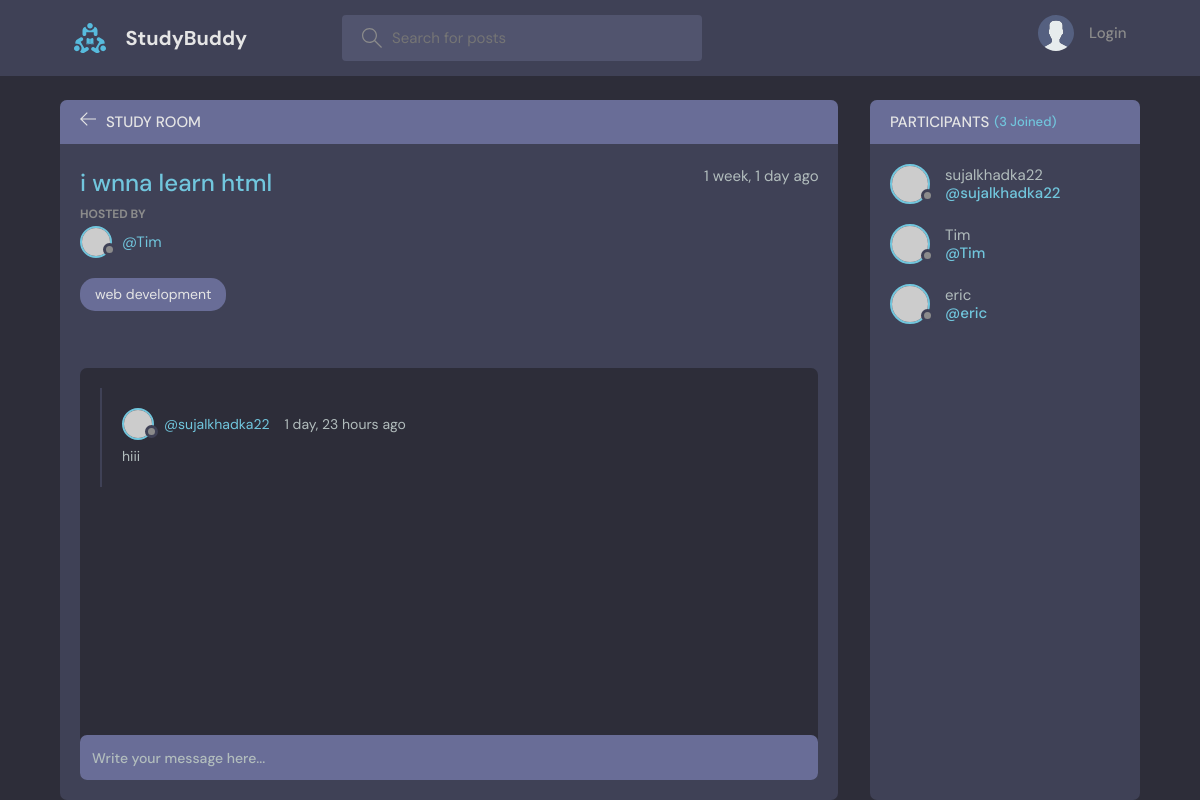
The page /room/3/ on the database as committed earlier.
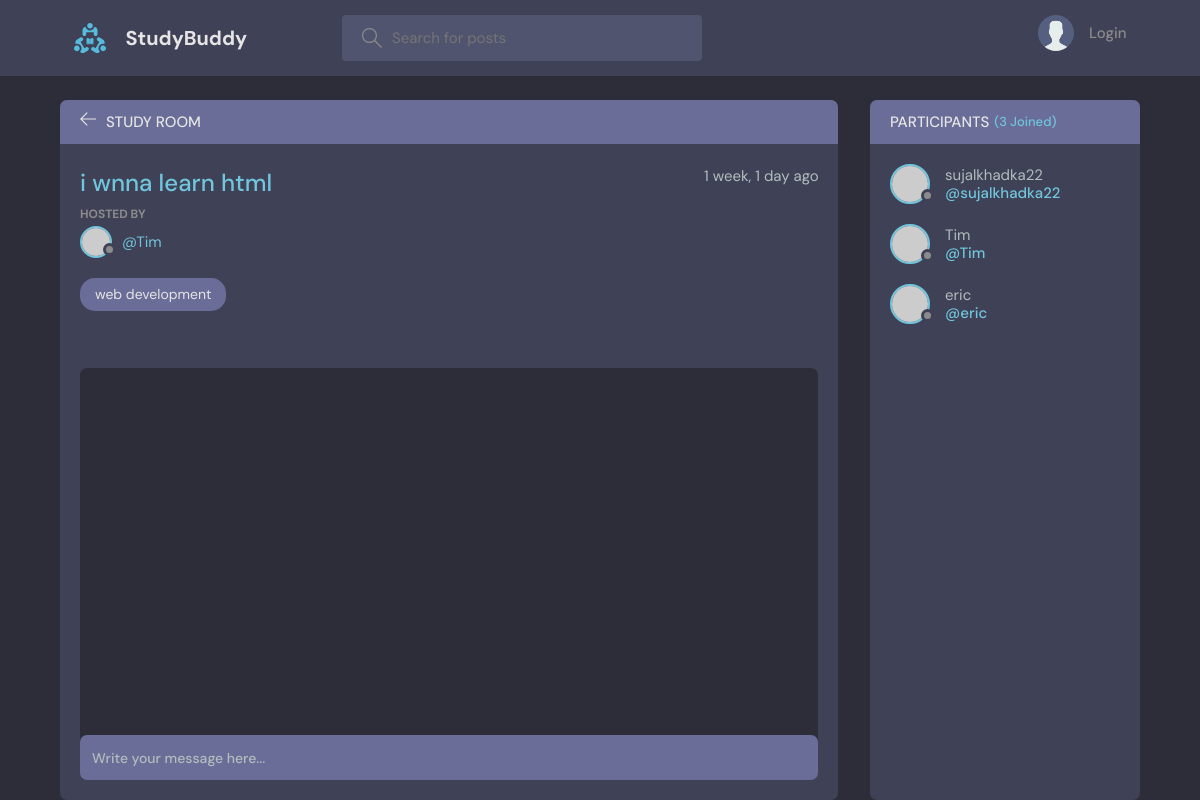
The same page on the database as committed later.
### base/models.py (models this page shows, shortened)
class Message(models.Model):
    user = models.ForeignKey(User, on_delete=models.CASCADE)
    room = models.ForeignKey(Room, on_delete=models.CASCADE)
    body = models.TextField()
    updated = models.DateTimeField(auto_now=True)
    created = models.DateTimeField(auto_now_add=True)

### base/views.py (the view)
# urls.py: path("room/<str:pk>/", views.room, name="room"),
def room(request, pk):
    room = Room.objects.get(id=pk)
    room_messages = room.message_set.all().order_by("-created")
    participants = room.participants.all()
    if request.method == "POST":
        message = Message.objects.create(
            user=request.user, room=room, body=request.POST.get("body")
        )
        room.participants.add(request.user)
        return redirect("room", pk=room.id)
    context = {
        "room": room,
        "room_messages": room_messages,
        "participants": participants,
    }
    return render(request, "base/room.html", context)

### base/models.py (called while the page is built)
    def __str__(self):
        return str(self.name)

### base/templates/base/room.html (shortened to what this page needs)
{% extends 'main.html' %} {% block content %}
<main class="profile-page layout layout--2">
  <div class="container">
    <div class="room">
      <div class="room__top">
        <div class="room__topLeft">
          <a href="{% url 'home' %}">
            <svg
              version="1.1"
              xmlns="http://www.w3.org/2000/svg"
              width="32"
              height="32"
              viewBox="0 0 32 32"
            >
              <title>arrow-left</title>
              <path
                d="M13.723 2.286l-13.723 13.714 13.719 13.714 1.616-1.611-10.96-10.96h27.625v-2.286h-27.625l10.965-10.965-1.616-1.607z"
              ></path>
            </svg>
          </a>
          <h3>Study Room</h3>
        </div>
      </div>
      <div class="room__box scroll">
        <div class="room__header scroll">
          <div class="room__info">
            <h3>{{room.name}}</h3>
            <span>{{room.created|timesince}} ago</span>
          </div>
          <div class="room__hosted">
            <p>Hosted By</p>
            <a
              href="{% url 'user-profile' room.host.id  %}"
              class="room__author"
            >
              <div class="avatar avatar--small">
                <img src="https://randomuser.me/api/portraits/men/37.jpg" />
              </div>
              <span>@{{room.host.username}}</span>
            </a>
          </div>
          <span class="room__topics">{{room.topic}}</span>
        </div>
        <div class="room__conversation">
          <div class="threads scroll">
            {% for message in room_messages %}
            <div class="thread">
              <div class="thread__top">
                <div class="thread__author">
                  <a href="#" class="thread__authorInfo">
                    <div class="avatar avatar--small">
                      <img
                        src="https://randomuser.me/api/portraits/men/37.jpg"
                      />
                    </div>
                    <span>@{{message.user}}</span>
                  </a>
                  <span class="thread__date"
                    >{{message.created|timesince}} ago</span
                  >
                </div>
              </div>
              <div class="thread__details">{{message.body}}</div>
            </div>
            {% endfor %}
          </div>
        </div>
      </div>
      <div class="room__message">
        <form action="" method="POST">
          <input name="body" placeholder="Write your message here..." />
        </form>
      </div>
    </div>
    <div class="participants">
      <h3 class="participants__top">
        Participants <span>({{participants.count}} Joined)</span>
      </h3>
      <div class="participants__list scroll">
        {% for user in participants%}
        <a href="{% url 'user-profile' user.id %}" class="participant">
          <div class="avatar avatar--medium">
            <img src="https://randomuser.me/api/portraits/men/37.jpg" />
          </div>
          <p>
            {{user.username}}
            <span>@{{user.username}}</span>
          </p>
        </a>
        {% endfor %}
      </div>
    </div>
  </div>
</main>
{% endblock content %}

Rows that differ between the two databases and show on the page:
removed Message: user "sujalkhadka22", created "1 day, 23 hours", body "hiii"
